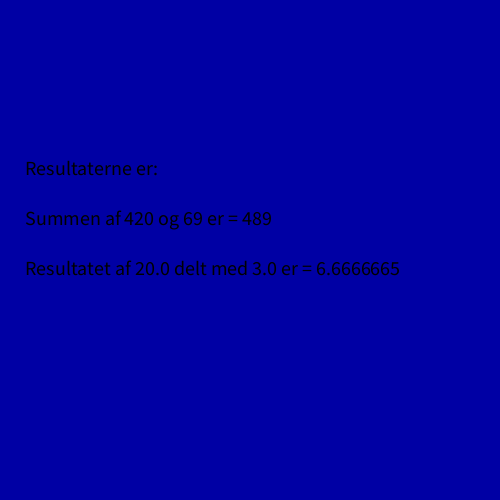
Frame 1 (no input)
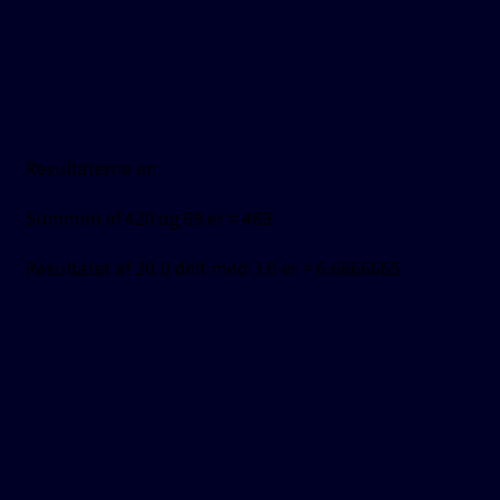
Frame 60 (the mouse pressed at the canvas centre just before this capture)
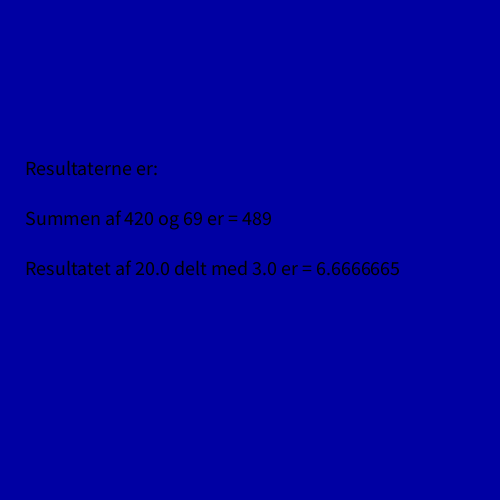
Frame 120 (the mouse held since frame 60 and released just before this capture)

The Processing sketch that drew these frames (run headless with seeded random() and noise(); from frame 60 on, the mouse is pressed at the canvas centre):

// Processing sketch: TaskThree
// ── TaskThree.pde
String address;

float divisionResult;
String userMessage;
int a = 420;
int b = 69;
int sum = a + b;

float c = 20.0;
float d = 3.0;

int screenSize = 500;


int textSize;

void settings() {
  size(screenSize, screenSize);

}

void setup() {
  background(200);
    divisionResult = c / d;

  userMessage = "Resultaterne er:";
}

void draw() {

  textSize(screenSize * 0.04);
  background(0, 0, random(255));
  fill(0);


  text(userMessage, screenSize*0.05, screenSize*0.35);
  text("Summen af " + a + " og " + b + " er = " + sum, screenSize*0.05, screenSize*0.45);
  text("Resultatet af "+c+" delt med "+d+" er = " + divisionResult, screenSize*0.05, screenSize*0.55);
}
